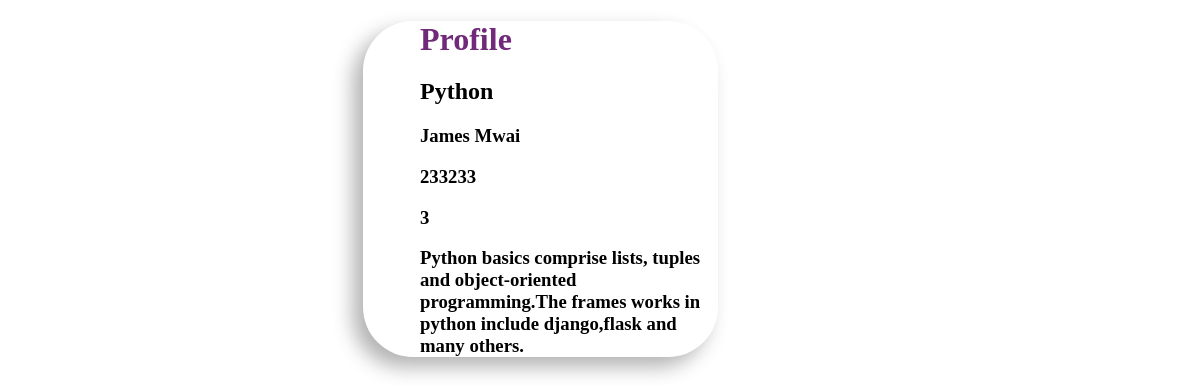
Screenshot of /courses/profile/1/ with the database file from the repository.
### courses/models.py (models this page shows)
class Courses(models.Model):
    name=models.CharField(max_length=25,null=True)
    course_trainer=models.CharField(max_length=20,null=True)
    code=models.CharField(max_length=10,null=True)
    duration=models.PositiveSmallIntegerField(null=True)
    syllabus=models.TextField(null=True)

### courses/views.py (the view)
# urls.py: path("profile/<int:id>/",courses_profile,name="courses_profile"),
def courses_profile(request,id):
    courses=Courses.objects.get(id=id)
    return render(request,"courses_profile.html",{"courses":courses})

### courses/templates/courses_profile.html (shortened to what this page needs)
<!DOCTYPE html>
<html lang="en">
<head>
</head>
<body>
    <form >
        <h1>Profile</h1>
    <h2>{{ courses.name }}</h2>
    <h3>{{ courses.course_trainer}}</h3>
    <h3>{{ courses.code}}</h3>
    <h3>{{ courses.duration}}</h3>
    <h3>{{ courses.syllabus}}</h3>
</form>
</body>
</html>

### courses/templates/courses_profile.html (style rules this page uses)
form { margin-left: 30%; text-align: left; width: 30%; background-color:white; height: 50%; border-radius: 50px; -webkit-box-shadow: -10px 10px 20px rgba(0, 0, 0, 0.3); box-shadow: -10px 10px 20px rgba(0, 0, 0, 0.3); }
h1 { color: #702A79; margin-left: 16%; margin-bottom: 3%; }
h2 { margin-left: 16%; }
h3 { margin-left: 16%; }

### rows the page displays
Courses: name "Python", course_trainer "James Mwai", code "233233", duration "3", syllabus "Python basics comprise lists, tuples and object-oriented programming.The frames works in python include django,flask and many others."
